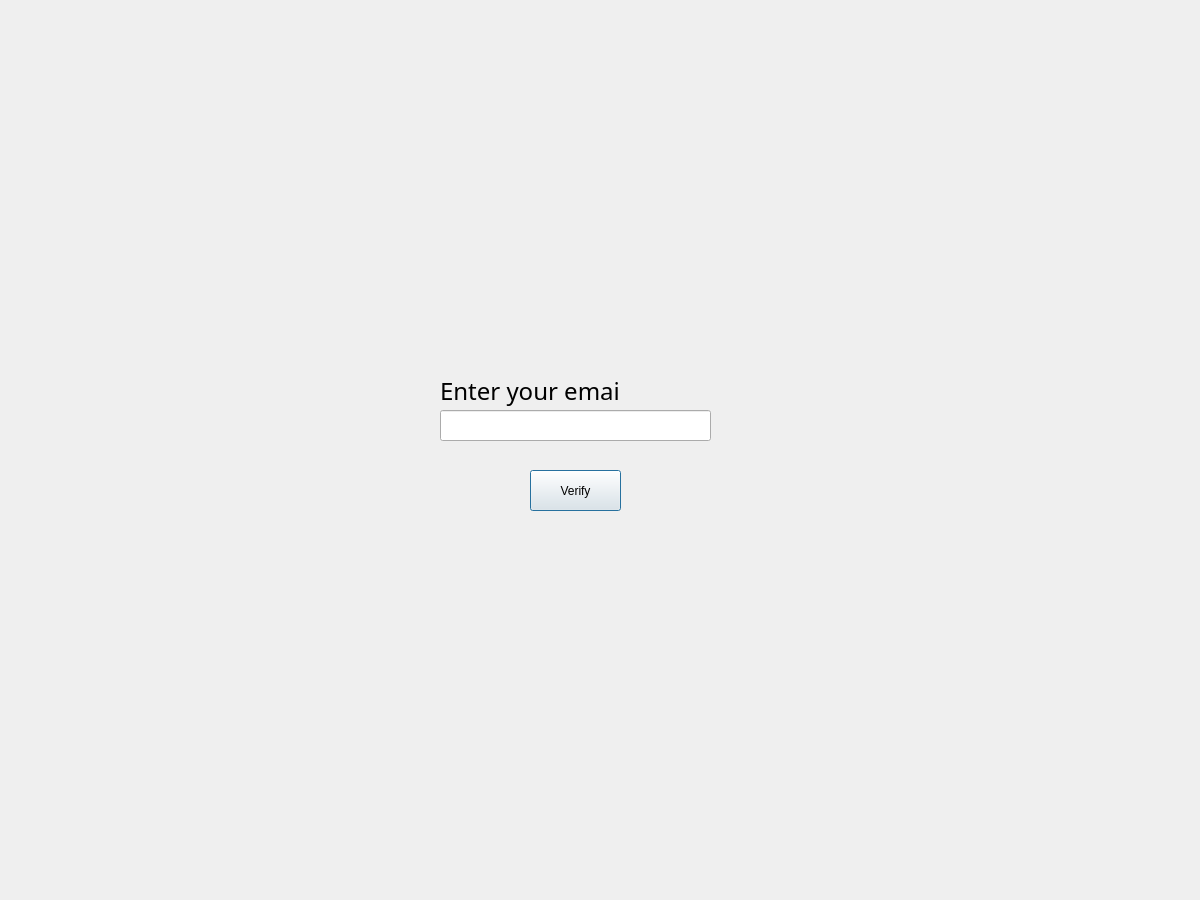
<?xml version="1.0" encoding="UTF-8"?>
<ui version="4.0">
 <class>Dialog</class>
 <widget class="QDialog" name="Dialog">
  <property name="geometry">
   <rect>
    <x>0</x>
    <y>0</y>
    <width>1200</width>
    <height>900</height>
   </rect>
  </property>
  <property name="minimumSize">
   <size>
    <width>1200</width>
    <height>900</height>
   </size>
  </property>
  <property name="maximumSize">
   <size>
    <width>1200</width>
    <height>900</height>
   </size>
  </property>
  <property name="windowTitle">
   <string>Dialog</string>
  </property>
  <widget class="QLabel" name="Qlabel1">
   <property name="geometry">
    <rect>
     <x>440</x>
     <y>370</y>
     <width>181</width>
     <height>41</height>
    </rect>
   </property>
   <property name="font">
    <font>
     <family>Berlin Sans FB</family>
     <pointsize>18</pointsize>
    </font>
   </property>
   <property name="text">
    <string>Enter your email</string>
   </property>
  </widget>
  <widget class="QLineEdit" name="email_verification">
   <property name="geometry">
    <rect>
     <x>440</x>
     <y>410</y>
     <width>271</width>
     <height>31</height>
    </rect>
   </property>
  </widget>
  <widget class="QPushButton" name="email_verification_button">
   <property name="geometry">
    <rect>
     <x>530</x>
     <y>470</y>
     <width>91</width>
     <height>41</height>
    </rect>
   </property>
   <property name="text">
    <string>Verify</string>
   </property>
  </widget>
 </widget>
 <resources/>
 <connections/>
</ui>
